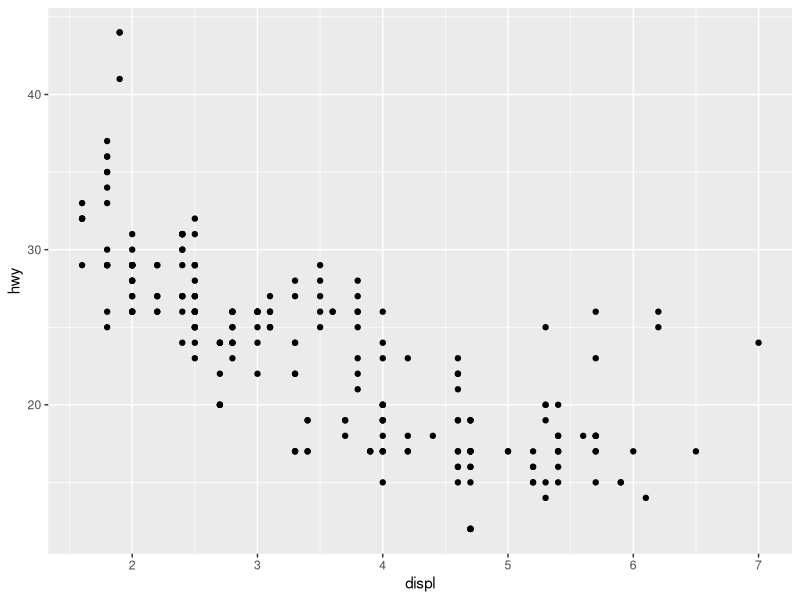
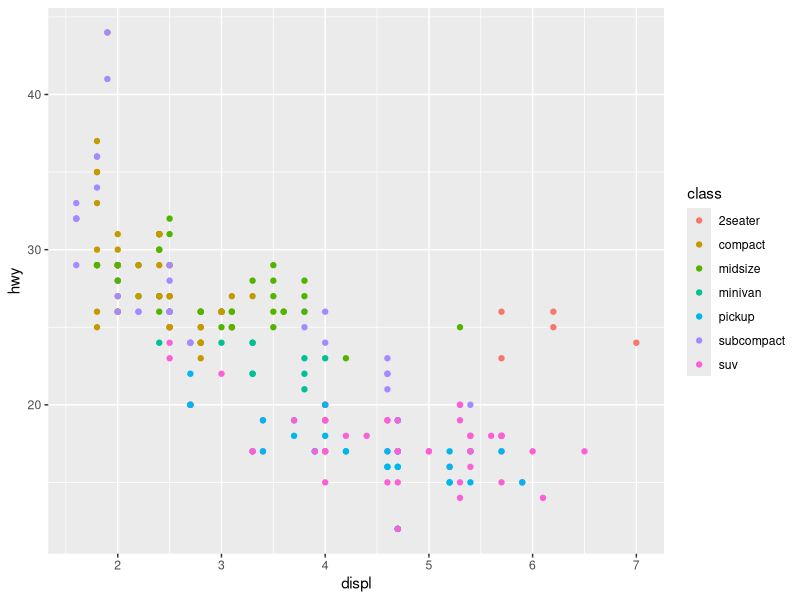
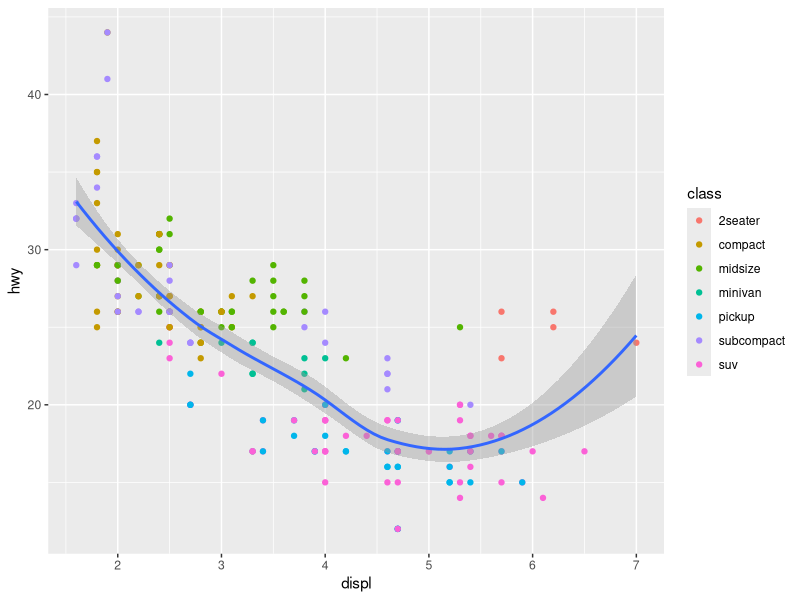
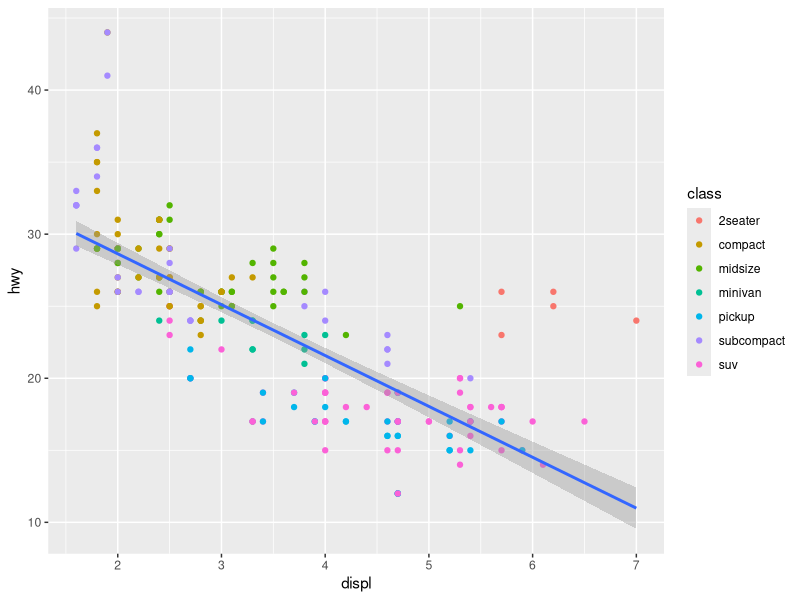

The R source for these figures, in order:
## ---- chunk 1
knitr::opts_chunk$set(echo = TRUE)

library(tidyverse)
library(lubridate)

## ---- chunk 2
library(tidyverse)

# The tidyverse library has a data frame object called mpg, it's about cars.
# Check it out
mpg

ggplot(data = mpg) + 
  geom_point(mapping = aes(x = displ, y = hwy))

# What about this other column class? Maybe we want to see what type of car it is too

ggplot(data = mpg) + 
  geom_point(mapping = aes(x = displ, y = hwy, color = class))

# It would be nice to see a trend line

ggplot(data = mpg) + 
  geom_point(mapping = aes(x = displ, y = hwy, color = class)) +
  geom_smooth(mapping = aes(x = displ, y = hwy))

# The default smoothing line is a loess model, which looks funny here, lets use a linear model

# It would be nice to see a trend line

ggplot(data = mpg) + 
  geom_point(mapping = aes(x = displ, y = hwy, color = class)) +
  geom_smooth(mapping = aes(x = displ, y = hwy), method = lm)
